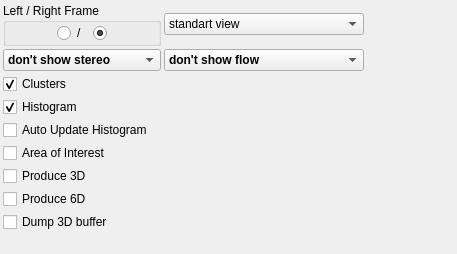
<?xml version="1.0" encoding="UTF-8"?>
<ui version="4.0">
 <class>PresentationParametersControlWidget</class>
 <widget class="QWidget" name="PresentationParametersControlWidget">
  <property name="geometry">
   <rect>
    <x>0</x>
    <y>0</y>
    <width>457</width>
    <height>254</height>
   </rect>
  </property>
  <property name="windowTitle">
   <string>PresentationParameters</string>
  </property>
  <layout class="QGridLayout" name="gridLayout">
   <property name="margin">
    <number>3</number>
   </property>
   <property name="spacing">
    <number>3</number>
   </property>
   <item row="6" column="0" colspan="2">
    <widget class="QCheckBox" name="produce3DCheckBox">
     <property name="sizePolicy">
      <sizepolicy hsizetype="Preferred" vsizetype="Fixed">
       <horstretch>0</horstretch>
       <verstretch>0</verstretch>
      </sizepolicy>
     </property>
     <property name="toolTip">
      <string>Construct 3D output ON/OFF</string>
     </property>
     <property name="text">
      <string>Produce 3D</string>
     </property>
     <property name="tags" stdset="0">
      <string>advanced</string>
     </property>
    </widget>
   </item>
   <item row="9" column="0">
    <spacer name="verticalSpacer">
     <property name="orientation">
      <enum>Qt::Vertical</enum>
     </property>
     <property name="sizeHint" stdset="0">
      <size>
       <width>20</width>
       <height>0</height>
      </size>
     </property>
    </spacer>
   </item>
   <item row="1" column="0">
    <widget class="QComboBox" name="stereoComboBox">
     <property name="font">
      <font>
       <pointsize>9</pointsize>
       <weight>75</weight>
       <bold>true</bold>
      </font>
     </property>
     <property name="toolTip">
      <string>Stereo presentaton mode</string>
     </property>
     <item>
      <property name="text">
       <string>don't show stereo</string>
      </property>
     </item>
     <item>
      <property name="text">
       <string>fast large dots</string>
      </property>
     </item>
     <item>
      <property name="text">
       <string>fast dots stereo </string>
      </property>
     </item>
     <item>
      <property name="text">
       <string>show lines stereo</string>
      </property>
     </item>
     <item>
      <property name="text">
       <string>show all stereo</string>
      </property>
     </item>
     <item>
      <property name="text">
       <string>show dots stereo</string>
      </property>
     </item>
    </widget>
   </item>
   <item row="0" column="0">
    <widget class="QGroupBox" name="groupBox_3">
     <property name="title">
      <string>Left / Right Frame</string>
     </property>
     <layout class="QHBoxLayout" name="horizontalLayout_3">
      <property name="topMargin">
       <number>0</number>
      </property>
      <property name="bottomMargin">
       <number>0</number>
      </property>
      <item>
       <spacer name="horizontalSpacer">
        <property name="orientation">
         <enum>Qt::Horizontal</enum>
        </property>
        <property name="sizeHint" stdset="0">
         <size>
          <width>40</width>
          <height>20</height>
         </size>
        </property>
       </spacer>
      </item>
      <item>
       <widget class="QRadioButton" name="leftFrameButton">
        <property name="enabled">
         <bool>true</bool>
        </property>
        <property name="sizePolicy">
         <sizepolicy hsizetype="Preferred" vsizetype="Preferred">
          <horstretch>0</horstretch>
          <verstretch>0</verstretch>
         </sizepolicy>
        </property>
        <property name="maximumSize">
         <size>
          <width>20</width>
          <height>16777215</height>
         </size>
        </property>
        <property name="baseSize">
         <size>
          <width>20</width>
          <height>20</height>
         </size>
        </property>
        <property name="toolTip">
         <string>Show left frame
(when looking form behind the camera)</string>
        </property>
        <property name="text">
         <string/>
        </property>
        <property name="checked">
         <bool>false</bool>
        </property>
       </widget>
      </item>
      <item>
       <widget class="QLabel" name="label">
        <property name="text">
         <string>/  </string>
        </property>
       </widget>
      </item>
      <item>
       <widget class="QRadioButton" name="rightFrameButton">
        <property name="enabled">
         <bool>true</bool>
        </property>
        <property name="sizePolicy">
         <sizepolicy hsizetype="Preferred" vsizetype="Preferred">
          <horstretch>0</horstretch>
          <verstretch>0</verstretch>
         </sizepolicy>
        </property>
        <property name="maximumSize">
         <size>
          <width>20</width>
          <height>16777215</height>
         </size>
        </property>
        <property name="baseSize">
         <size>
          <width>11</width>
          <height>20</height>
         </size>
        </property>
        <property name="toolTip">
         <string>Show right frame 
(when looking from behind the camera)</string>
        </property>
        <property name="text">
         <string/>
        </property>
        <property name="checked">
         <bool>true</bool>
        </property>
       </widget>
      </item>
      <item>
       <spacer name="horizontalSpacer_2">
        <property name="orientation">
         <enum>Qt::Horizontal</enum>
        </property>
        <property name="sizeHint" stdset="0">
         <size>
          <width>40</width>
          <height>20</height>
         </size>
        </property>
       </spacer>
      </item>
     </layout>
    </widget>
   </item>
   <item row="1" column="1">
    <widget class="QComboBox" name="flowComboBox">
     <property name="font">
      <font>
       <pointsize>9</pointsize>
       <weight>75</weight>
       <bold>true</bold>
      </font>
     </property>
     <property name="toolTip">
      <string>Stereo presentaton mode</string>
     </property>
     <item>
      <property name="text">
       <string>don't show flow</string>
      </property>
     </item>
     <item>
      <property name="text">
       <string>fast colored dots</string>
      </property>
     </item>
     <item>
      <property name="text">
       <string>show lines only</string>
      </property>
     </item>
     <item>
      <property name="text">
       <string>show colored dots</string>
      </property>
     </item>
     <item>
      <property name="text">
       <string>show colored lines</string>
      </property>
     </item>
     <item>
      <property name="text">
       <string>show heat coloring</string>
      </property>
     </item>
     <item>
      <property name="text">
       <string/>
      </property>
     </item>
    </widget>
   </item>
   <item row="5" column="0" colspan="2">
    <widget class="QCheckBox" name="showAreaOfInterestCheckBox">
     <property name="text">
      <string>Area of Interest</string>
     </property>
    </widget>
   </item>
   <item row="0" column="1">
    <widget class="QComboBox" name="outputComboBox">
     <property name="minimumSize">
      <size>
       <width>200</width>
       <height>0</height>
      </size>
     </property>
     <item>
      <property name="text">
       <string>standart view</string>
      </property>
     </item>
     <item>
      <property name="text">
       <string>side-by-side stereo</string>
      </property>
     </item>
     <item>
      <property name="text">
       <string>Anaglyph R/G</string>
      </property>
      <property name="icon">
       <iconset resource="../../../../resources/main.qrc">
        <normaloff>:/new/prefix1/3d_glasses_rg.png</normaloff>:/new/prefix1/3d_glasses_rg.png</iconset>
      </property>
     </item>
     <item>
      <property name="text">
       <string>Anaglyph R/C</string>
      </property>
      <property name="icon">
       <iconset resource="../../../../resources/main.qrc">
        <normaloff>:/new/prefix1/3d_glasses_rc.png</normaloff>:/new/prefix1/3d_glasses_rc.png</iconset>
      </property>
     </item>
     <item>
      <property name="text">
       <string>Blend</string>
      </property>
     </item>
     <item>
      <property name="text">
       <string>None</string>
      </property>
     </item>
    </widget>
   </item>
   <item row="0" column="2" rowspan="3">
    <spacer name="horizontalSpacer_3">
     <property name="orientation">
      <enum>Qt::Horizontal</enum>
     </property>
     <property name="sizeHint" stdset="0">
      <size>
       <width>0</width>
       <height>20</height>
      </size>
     </property>
    </spacer>
   </item>
   <item row="2" column="0" colspan="2">
    <widget class="QCheckBox" name="showClustersCheckBox">
     <property name="toolTip">
      <string>Show cluster information</string>
     </property>
     <property name="text">
      <string>Clusters</string>
     </property>
     <property name="checked">
      <bool>true</bool>
     </property>
    </widget>
   </item>
   <item row="3" column="0" colspan="2">
    <widget class="QCheckBox" name="showHistogramCheckBox">
     <property name="toolTip">
      <string>show cluster Histogram</string>
     </property>
     <property name="text">
      <string>Histogram</string>
     </property>
     <property name="checked">
      <bool>true</bool>
     </property>
    </widget>
   </item>
   <item row="7" column="0" colspan="2">
    <widget class="QCheckBox" name="produce6DCheckBox">
     <property name="text">
      <string>Produce 6D</string>
     </property>
    </widget>
   </item>
   <item row="4" column="0" colspan="2">
    <widget class="QCheckBox" name="autoUpdateHistogramCheckBox">
     <property name="text">
      <string>Auto Update Histogram</string>
     </property>
    </widget>
   </item>
   <item row="8" column="0">
    <widget class="QCheckBox" name="dump3DCheckBox">
     <property name="text">
      <string>Dump 3D buffer</string>
     </property>
     <property name="tags" stdset="0">
      <string>advanced</string>
     </property>
    </widget>
   </item>
  </layout>
 </widget>
 <layoutdefault spacing="6" margin="11"/>
 <resources>
  <include location="../../../../resources/main.qrc"/>
  <include location="../../../../resources/main.qrc"/>
  <include location="../../../../resources/main.qrc"/>
 </resources>
 <connections>
  <connection>
   <sender>rightFrameButton</sender>
   <signal>clicked(bool)</signal>
   <receiver>PresentationParametersControlWidget</receiver>
   <slot>changeParameters()</slot>
   <hints>
    <hint type="sourcelabel">
     <x>110</x>
     <y>39</y>
    </hint>
    <hint type="destinationlabel">
     <x>352</x>
     <y>61</y>
    </hint>
   </hints>
  </connection>
  <connection>
   <sender>leftFrameButton</sender>
   <signal>clicked(bool)</signal>
   <receiver>PresentationParametersControlWidget</receiver>
   <slot>changeParameters()</slot>
   <hints>
    <hint type="sourcelabel">
     <x>78</x>
     <y>44</y>
    </hint>
    <hint type="destinationlabel">
     <x>352</x>
     <y>119</y>
    </hint>
   </hints>
  </connection>
  <connection>
   <sender>stereoComboBox</sender>
   <signal>currentIndexChanged(int)</signal>
   <receiver>PresentationParametersControlWidget</receiver>
   <slot>changeParameters()</slot>
   <hints>
    <hint type="sourcelabel">
     <x>54</x>
     <y>72</y>
    </hint>
    <hint type="destinationlabel">
     <x>363</x>
     <y>85</y>
    </hint>
   </hints>
  </connection>
  <connection>
   <sender>flowComboBox</sender>
   <signal>currentIndexChanged(int)</signal>
   <receiver>PresentationParametersControlWidget</receiver>
   <slot>changeParameters()</slot>
   <hints>
    <hint type="sourcelabel">
     <x>365</x>
     <y>72</y>
    </hint>
    <hint type="destinationlabel">
     <x>363</x>
     <y>129</y>
    </hint>
   </hints>
  </connection>
  <connection>
   <sender>outputComboBox</sender>
   <signal>currentIndexChanged(int)</signal>
   <receiver>PresentationParametersControlWidget</receiver>
   <slot>changeParameters()</slot>
   <hints>
    <hint type="sourcelabel">
     <x>233</x>
     <y>31</y>
    </hint>
    <hint type="destinationlabel">
     <x>557</x>
     <y>35</y>
    </hint>
   </hints>
  </connection>
  <connection>
   <sender>produce3DCheckBox</sender>
   <signal>clicked(bool)</signal>
   <receiver>PresentationParametersControlWidget</receiver>
   <slot>changeParameters()</slot>
   <hints>
    <hint type="sourcelabel">
     <x>55</x>
     <y>162</y>
    </hint>
    <hint type="destinationlabel">
     <x>667</x>
     <y>239</y>
    </hint>
   </hints>
  </connection>
  <connection>
   <sender>showClustersCheckBox</sender>
   <signal>toggled(bool)</signal>
   <receiver>PresentationParametersControlWidget</receiver>
   <slot>changeParameters()</slot>
   <hints>
    <hint type="sourcelabel">
     <x>43</x>
     <y>97</y>
    </hint>
    <hint type="destinationlabel">
     <x>487</x>
     <y>103</y>
    </hint>
   </hints>
  </connection>
  <connection>
   <sender>showHistogramCheckBox</sender>
   <signal>toggled(bool)</signal>
   <receiver>PresentationParametersControlWidget</receiver>
   <slot>changeParameters()</slot>
   <hints>
    <hint type="sourcelabel">
     <x>85</x>
     <y>122</y>
    </hint>
    <hint type="destinationlabel">
     <x>464</x>
     <y>139</y>
    </hint>
   </hints>
  </connection>
  <connection>
   <sender>showAreaOfInterestCheckBox</sender>
   <signal>toggled(bool)</signal>
   <receiver>PresentationParametersControlWidget</receiver>
   <slot>changeParameters()</slot>
   <hints>
    <hint type="sourcelabel">
     <x>69</x>
     <y>138</y>
    </hint>
    <hint type="destinationlabel">
     <x>83</x>
     <y>253</y>
    </hint>
   </hints>
  </connection>
 </connections>
 <slots>
  <slot>changeParameters()</slot>
 </slots>
</ui>
